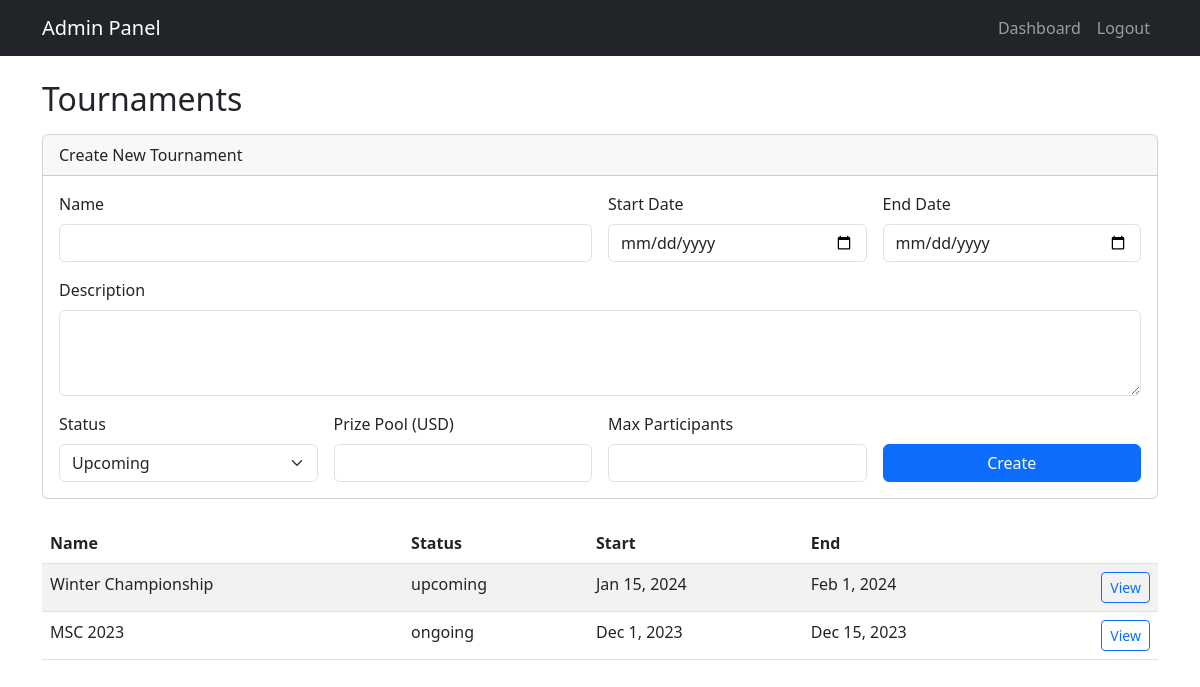
The app's page /manage_tournaments.php (signed in) with its own data.
### tables this page shows
CREATE TABLE IF NOT EXISTS tournaments (
    id INT AUTO_INCREMENT PRIMARY KEY,
    name VARCHAR(100) NOT NULL,
    description TEXT,
    start_date DATE NOT NULL,
    end_date DATE NOT NULL,
    status ENUM('upcoming', 'ongoing', 'completed', 'cancelled') DEFAULT 'upcoming',
    bracket_type ENUM('single_elimination', 'double_elimination', 'swiss', 'round_robin') DEFAULT 'single_elimination',
    prize_pool DECIMAL(10,2),
    max_participants INT,
    entry_fee DECIMAL(10,2) DEFAULT 0.00,
    rules TEXT,
    stream_url VARCHAR(500),
    twitch_channel VARCHAR(100),
    youtube_channel VARCHAR(100),
    facebook_page VARCHAR(100),
    registration_deadline DATETIME,
    check_in_start DATETIME,
    check_in_end DATETIME,
    created_by INT NOT NULL,
    created_at TIMESTAMP DEFAULT CURRENT_TIMESTAMP,
    updated_at TIMESTAMP DEFAULT CURRENT_TIMESTAMP ON UPDATE CURRENT_TIMESTAMP,
    FOREIGN KEY (created_by) REFERENCES users(id) ON DELETE CASCADE
);

### manage_tournaments.php (the view, shortened to what this page needs)
<?php
require_once 'config.php';
try {
	$pdo->query("SELECT max_participants FROM tournaments LIMIT 1");
} catch (PDOException $e) {
	try {
		$pdo->exec("ALTER TABLE tournaments ADD COLUMN max_participants INT NULL AFTER prize_pool");
		$hasMaxParticipantsColumn = true;
	} catch (PDOException $e2) {
		error_log('Failed to add max_participants column: ' . $e2->getMessage());
		$hasMaxParticipantsColumn = false;
	}
}
$error = '';
try {
	$tournaments = $pdo->query("SELECT id, name, status, start_date, end_date FROM tournaments ORDER BY start_date DESC")->fetchAll();
} catch (PDOException $e) {
	$tournaments = [];
	if ($error === '') { $error = 'Error loading tournaments'; }
}
?>
<!DOCTYPE html>
<html lang="en">
<head>
	<link href="https://cdn.jsdelivr.net/npm/bootstrap@5.3.0/dist/css/bootstrap.min.css" rel="stylesheet">
</head>
<body>
	<nav class="navbar navbar-expand-lg navbar-dark bg-dark">
		<div class="container">
			<a class="navbar-brand" href="admin_dashboard.php">Admin Panel</a>
			<div class="navbar-nav ms-auto">
				<a href="admin_dashboard.php" class="nav-link">Dashboard</a>
				<a href="logout.php" class="nav-link">Logout</a>
			</div>
		</div>
	</nav>
	<div class="container my-4">
		<h2 class="mb-3">Tournaments</h2>
		<div class="card mb-4">
			<div class="card-header">Create New Tournament</div>
			<div class="card-body">
				<form method="POST" action="">
					<div class="row g-3">
						<div class="col-md-6">
							<label class="form-label">Name</label>
							<input type="text" class="form-control" name="name" required>
						</div>
						<div class="col-md-3">
							<label class="form-label">Start Date</label>
							<input type="date" class="form-control" name="start_date" required>
						</div>
						<div class="col-md-3">
							<label class="form-label">End Date</label>
							<input type="date" class="form-control" name="end_date" required>
						</div>
						<div class="col-md-12">
							<label class="form-label">Description</label>
							<textarea class="form-control" name="description" rows="3"></textarea>
						</div>
						<div class="col-md-3">
							<label class="form-label">Status</label>
							<select class="form-select" name="status">
								<option value="upcoming">Upcoming</option>
							</select>
						</div>
						<div class="col-md-3">
							<label class="form-label">Prize Pool (USD)</label>
							<input type="number" step="0.01" min="0" class="form-control" name="prize_pool">
						</div>
						<div class="col-md-3">
							<label class="form-label">Max Participants</label>
							<input type="number" min="2" class="form-control" name="max_participants">
						</div>
						<div class="col-md-3 align-self-end">
							<button type="submit" class="btn btn-primary w-100">Create</button>
						</div>
					</div>
				</form>
			</div>
		</div>
		<div class="table-responsive">
			<table class="table table-striped">
				<thead><tr><th>Name</th><th>Status</th><th>Start</th><th>End</th><th></th></tr></thead>
				<tbody>
					<?php foreach ($tournaments as $t): ?>
					<tr>
						<td><?php echo htmlspecialchars($t['name']); ?></td>
						<td><?php echo htmlspecialchars($t['status']); ?></td>
						<td><?php echo date('M j, Y', strtotime($t['start_date'])); ?></td>
						<td><?php echo date('M j, Y', strtotime($t['end_date'])); ?></td>
						<td class="text-end">
							<a class="btn btn-sm btn-outline-primary" href="tournament_details.php?id=<?php echo $t['id']; ?>">View</a>
						</td>
					</tr>
					<?php endforeach; ?>
				</tbody>
			</table>
		</div>
	</div>
</body>
</html>

### records on screen
tournaments: name "Winter Championship", status "upcoming", start_date "Jan 15, 2024", end_date "Feb 1, 2024"
tournaments: name "MSC 2023", status "ongoing", start_date "Dec 1, 2023", end_date "Dec 15, 2023"
